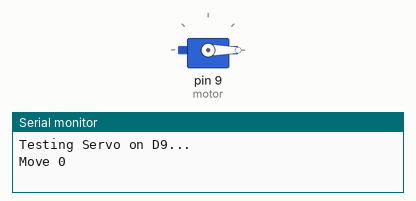
This sketch was run on a simulated Arduino Uno, built with avr-gcc and run on an emulated ATmega328P. Parts: servo, the last lines printed to the serial monitor.

Above: at 0.05 s.
At 2.25 s:
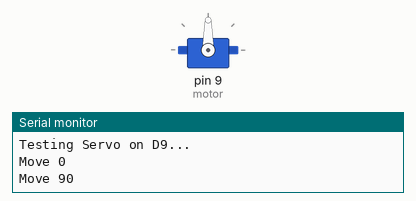
At 4.5 s:
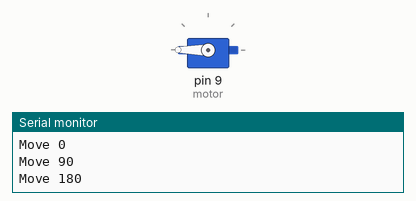
Timing chart, 0 to 5.9 s (numbered marks = the images above):
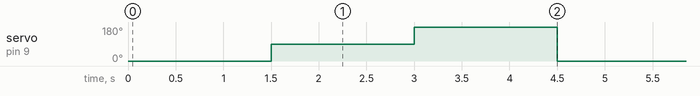

The sketch:

Motortest.ino
```cpp
#include <Servo.h>

Servo motor;

void setup() {
  Serial.begin(9600);
  Serial.println("Testing Servo on D9...");

  motor.attach(9);
}

void loop() {
  Serial.println("Move 0");
  motor.write(0);     // Turn to 0 degrees
  delay(1500);

  Serial.println("Move 90");
  motor.write(90);    // Turn to 90 degrees
  delay(1500);

  Serial.println("Move 180");
  motor.write(180);   // Turn to 180 degrees
  delay(1500);
}
```

Measured:
- by itself, servo on pin 9 (motor): repeats every 4.5 s: 180° 1.5 s, 0° 1.5 s, 90° 1.5 s
